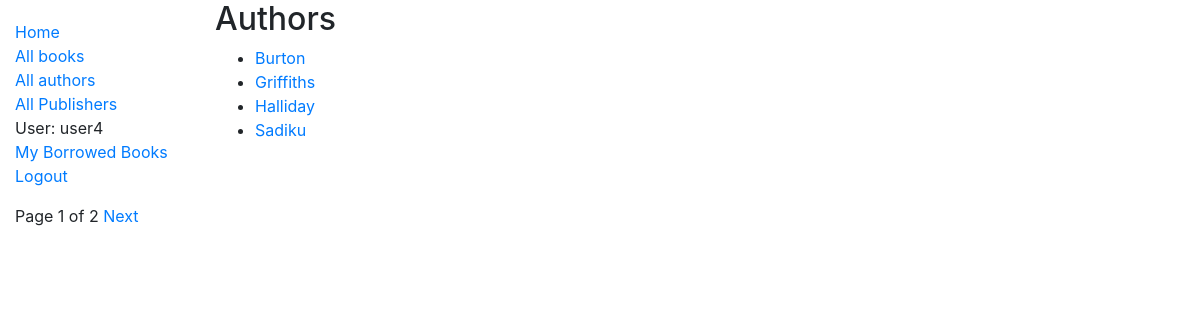
Page /catalog/authors/ (signed in) on the committed database.
### catalog/models.py (models this page shows, shortened)
class Author(models.Model):
    first_name=models.CharField(max_length=100)
    last_name=models.CharField(max_length=100)
    thesis=models.TextField(max_length=200, null=True)
    last_accessed=models.DateTimeField(null=True)
    class Meta:
        ordering=['last_name','first_name']
    def get_absolute_url(self):
        return reverse('author-detail', args=[str(self.id)])

### catalog/views.py (the view)
# urls.py: path('authors/',views.AuthorListView.as_view(),name='authors'),
class AuthorListView(generic.ListView):
    model=Author
    paginate_by=4

### catalog/templates/catalog/author_list.html
{% extends "base_generic.html" %}
{% block content %}
    <h2>Authors</h2>
    <ul>
        {% for author in object_list %}
            <li><a href="{{author.get_absolute_url}}">{{author.last_name}}</a> </li>
        {% endfor %}
    </ul>
{% endblock %}

### catalog/templates/base_generic.html (shortened to what this page needs)
<!DOCTYPE html>
<html lang="en">
<head>
  <link rel="stylesheet" href="https://cdn.jsdelivr.net/npm/bootstrap@4.5.3/dist/css/bootstrap.min.css">
  {% load static %}
  <link rel="stylesheet" href="{% static 'css/styles.css' %}">
</head>
<body>
  <div class="container-fluid">
    <div class="row">
      <div class="col-sm-2">
      {% block sidebar %}
        <ul class="sidebar-nav">
          <li><a href="{% url 'index' %}">Home</a></li>
          <li><a href="{% url 'books' %}">All books</a></li>
          <li><a href="{% url 'authors' %}">All authors</a></li>
          <li><a href="{% url 'publishers' %}">All Publishers</a></li>
          {% if user.is_authenticated %}
            <li>User: {{user.get_username}}</li>
            <li><a href="{%url 'my-borrowed' %}">My Borrowed Books</a></li>
            <li><a href="{% url 'logout' %}?next={{request.path}}">Logout</a></li>
          {% else %}
            <li><a href="{% url 'login' %}?next={{request.path}}">Login</a></li>
            <li><a href="{% url 'register' %}">Register</a></li>
          {% endif %}
        </ul>
     {% endblock %}
     {% block pagination %}
     {% if is_paginated %}
         <div class="pagination">
             <span class="page-links">
             <span class="page-current">
                 Page {{page_obj.number}} of {{page_obj.paginator.num_pages}}</span>
                 {% if page_obj.has_next %}
                     <a href="{{request.path}}?page={{page_obj.next_page_number}}">Next</a>
                 {% endif %}
             </span>
         </div>
         {% endif %}
 {% endblock %}
      </div>
      <div class="col-sm-10 ">{% block content %}{% endblock %}</div>
    </div>
  </div>
</body>
</html>

### catalog/static/css/styles.css (style rules this page uses)
.sidebar-nav { margin-top: 20px; padding: 0; list-style: none; }

### rows in the picture
Author: last_name "Burton"
Author: last_name "Griffiths"
Author: last_name "Halliday"
Author: last_name "Sadiku"

### other values in the picture
{{ user.get_username }} "user4"
{{ page_obj.number }} "1"
{{ page_obj.paginator.num_pages }} "2"
